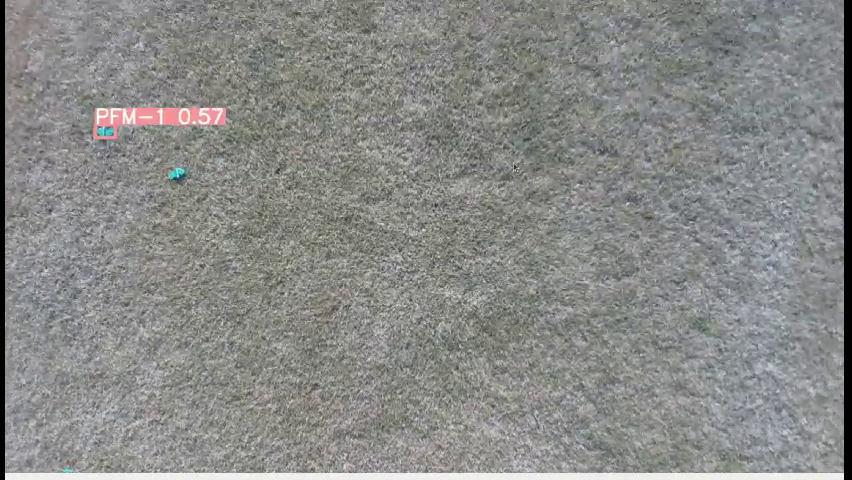
#> input picture frame 15 of optical_flow/UXO-YOLOLabeled-Cropped-5sec.mp4, 852 x 480 px
$ python test-opencv-opticalflow.py
#> lines starting #> are read from the running program, lines starting #| are printed output that depends on the picture
import numpy as np
import cv2

cap = cv2.VideoCapture(
    r"C:\Git\UXO\UXO_CV\optical_flow\UXO-YOLOLabeled-Cropped-5sec.mp4"
)

# params for ShiTomasi corner detection
feature_params = dict(maxCorners=100, qualityLevel=0.5, minDistance=20, blockSize=10)

# Parameters for lucas kanade optical flow
lk_params = dict(
    winSize=(15, 15),
    maxLevel=2,
    criteria=(cv2.TERM_CRITERIA_EPS | cv2.TERM_CRITERIA_COUNT, 10, 0.03),
)

# Create some random colors
color = np.random.randint(0, 255, (100, 3))

# Take first frame and find corners in it
ret, old_frame = cap.read()
#> old_frame is the input picture: shape (480, 852, 3); mean B, G, R 135.7, 137.7, 137.1
old_gray = cv2.cvtColor(old_frame, cv2.COLOR_BGR2GRAY)
p0 = cv2.goodFeaturesToTrack(old_gray, mask=None, **feature_params)
#> p0 = 13 rows, first 8: [839, 470], [10, 470], [109, 112], [180, 173], [222, 112], [185, 113], [515, 167], [436, 207]

# Create a mask image for drawing purposes
mask = np.zeros_like(old_frame)

while 1:
    ret, frame = cap.read()
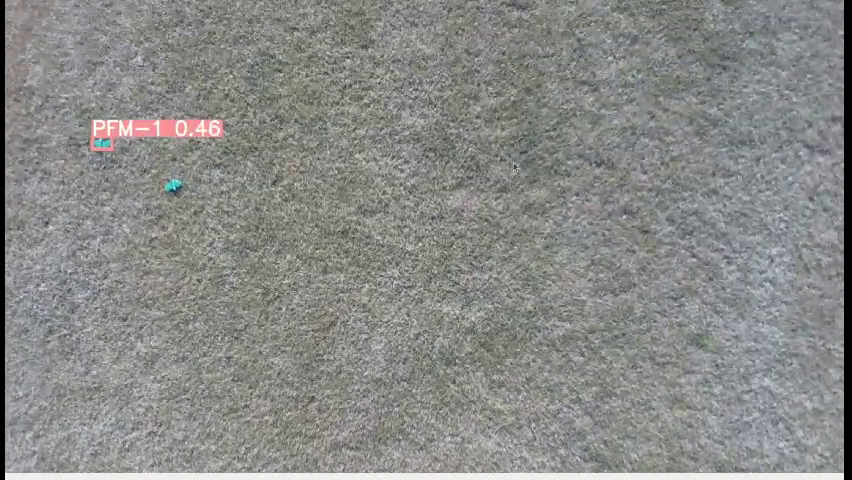
#> input picture frame 16 of optical_flow/UXO-YOLOLabeled-Cropped-5sec.mp4, 852 x 480 px
#> frame is the input picture: shape (480, 852, 3); mean B, G, R 135.9, 137.8, 137.2
    frame_gray = cv2.cvtColor(frame, cv2.COLOR_BGR2GRAY)

    # calculate optical flow
    p1, st, err = cv2.calcOpticalFlowPyrLK(old_gray, frame_gray, p0, None, **lk_params)
#> p1 = 13 rows, first 8: [839.1, 470], [9.94, 469.9], [105.9, 123.7], [176.5, 184.8], [218.7, 124.2], [181.8, 124.8], [511.8, 179], [432.8, 220]; st = [1, 1, 1, 1, 1, 1, 1, 1, 1, 1, 1, 1, 1]; err = [9.28, 8.2, 6.9, 7.78, 17.94, 6.59, 13.06, 8.21, 7.06, 6.28, 6.98, 6.26, 22.71]

    # Select good points
    good_new = p1[st == 1]
#> good_new has the same summary as p1
    good_old = p0[st == 1]
#> good_old has the same summary as p0

    # draw the tracks
    for i, (new, old) in enumerate(zip(good_new, good_old)):
        a, b = new.ravel()
        c, d = old.ravel()
        mask = cv2.line(mask, (int(a), int(b)), (int(c), int(d)), color[i].tolist(), 2)
        frame = cv2.circle(frame, (int(a), int(b)), 5, color[i].tolist(), -1)
#> this loop made 13 passes
#> (a, b, c, d) on passes 1 to 12: (839.1, 470, 839, 470), (9.94, 469.9, 10, 470), (105.9, 123.7, 109, 112), (176.5, 184.8, 180, 173), (218.7, 124.2, 222, 112), (181.8, 124.8, 185, 113), (511.8, 179, 515, 167), (432.8, 220, 436, 207), (393.1, 281, 396, 266), (157.9, 123.8, 161, 112), (459.8, 315.7, 462, 300), (399.6, 184.7, 403, 173)
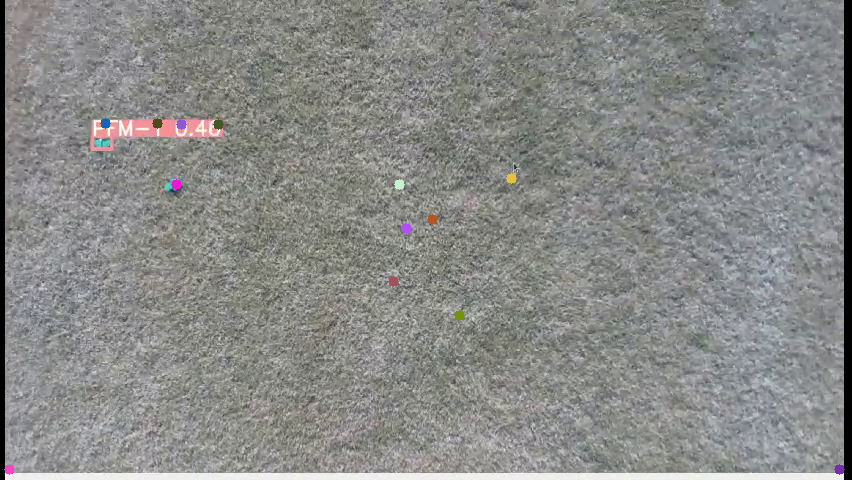
#> frame: shape (480, 852, 3); mean B, G, R 135.8, 137.7, 137.2
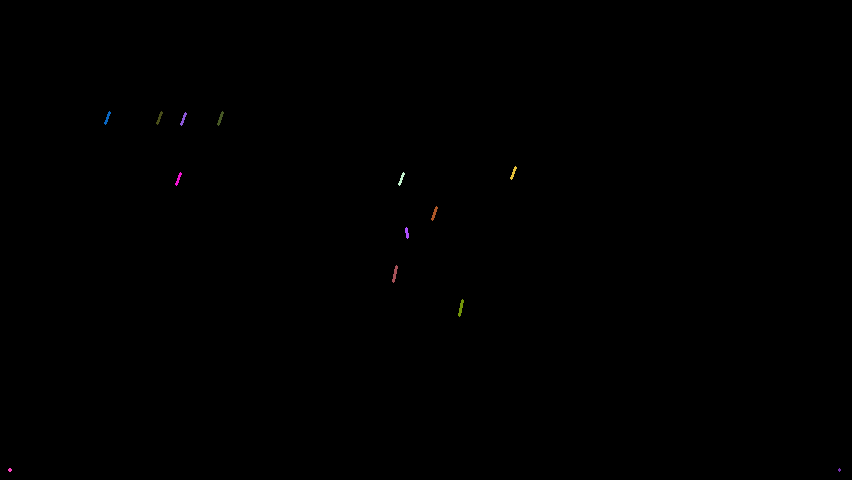
#> mask: shape (480, 852, 3); mean of channels 0, 1, 2 0.1, 0.1, 0.2; drawn as B, G, R
    img = cv2.add(frame, mask)

    cv2.imshow("frame", img)
    k = cv2.waitKey(30) & 0xFF
#> (key Esc is pressed here)
    if k == 27:
        break

    # Now update the previous frame and previous points
    old_gray = frame_gray.copy()
    p0 = good_new.reshape(-1, 1, 2)

cv2.destroyAllWindows()
cap.release()

$ run again, starting later in the video
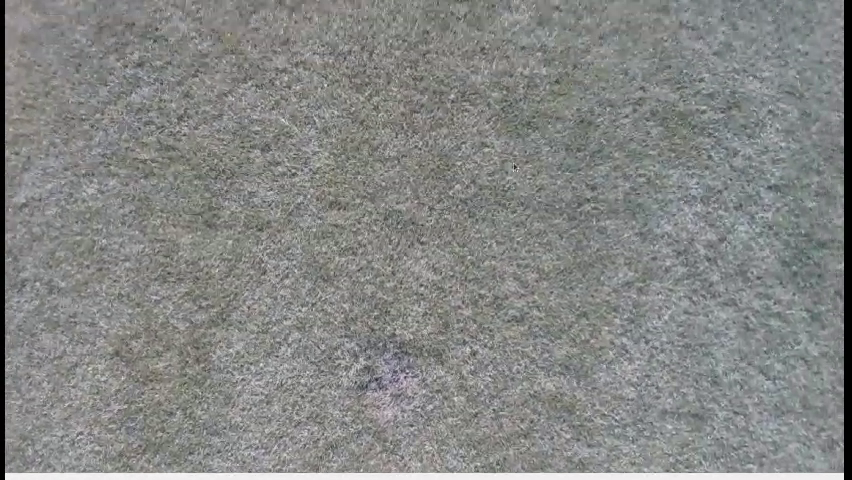
#> input picture frame 120 of optical_flow/UXO-YOLOLabeled-Cropped-5sec.mp4, 852 x 480 px
#> old_frame is the input picture: shape (480, 852, 3); mean B, G, R 132.9, 134.7, 133.3
#> p0 = [[839, 476], [10, 472], [404, 375], [516, 167]]
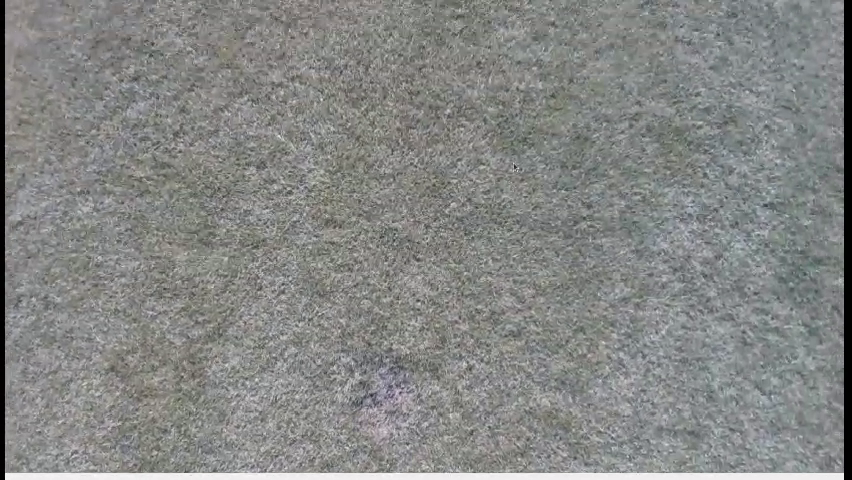
#> input picture frame 121 of optical_flow/UXO-YOLOLabeled-Cropped-5sec.mp4, 852 x 480 px
#> frame is the input picture: shape (480, 852, 3); mean B, G, R 132.9, 134.7, 133.2
#> p1 = [[839, 476], [9.99, 472], [399.3, 390.2], [511.5, 184.9]]; st = [1, 1, 1, 1]; err = [2.14, 4.92, 9.38, 12.76]
#> good_new has the same summary as p1
#> good_old = [[839, 476], [10, 472], [404, 375], [516, 167]]
#> the loop `for i, (new, old) in enumerate(zip(good_new, good_old)):` made 4 passes
#> (a, b, c, d) on passes 1 to 4: (839, 476, 839, 476), (9.99, 472, 10, 472), (399.3, 390.2, 404, 375), (511.5, 184.9, 516, 167)
